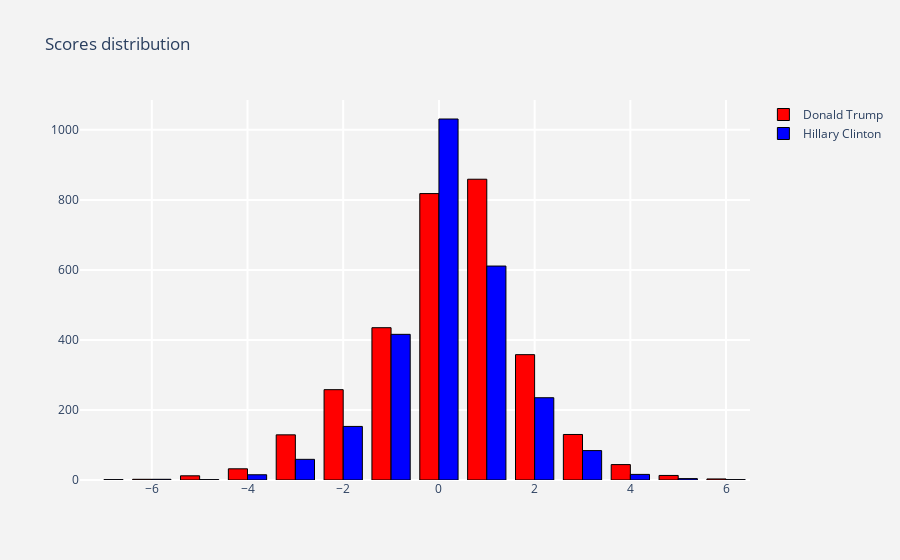

The notebook cell this image was saved under:
### Code cell
score_dist = tweets[tweets["is_retweet"] ==
                    False].groupby("handle")["score"].value_counts().to_frame()
score_dist.columns = ["count"]
score_dist = score_dist.reset_index().sort_values(by = "score",ascending = False)

trace = go.Bar(x = score_dist[score_dist["handle"] == "realDonaldTrump"]["score"],
               y = score_dist[score_dist["handle"] == "realDonaldTrump"]["count"],
               marker = dict(line = dict(width = 1,color = "black"),
                             color = "red"),name = "Donald Trump"
              )

trace1 = go.Bar(x = score_dist[score_dist["handle"] == "HillaryClinton"]["score"],
                y = score_dist[score_dist["handle"] == "HillaryClinton"]["count"],
                marker = dict(line = dict(width = 1,color = "black"),
                             color = "blue"),name = "Hillary Clinton"
              )
layout = go.Layout(dict(title = "Scores distribution",
                        plot_bgcolor  = "rgb(243,243,243)",
                        paper_bgcolor = "rgb(243,243,243)",
                        xaxis = dict(gridcolor = 'rgb(255, 255, 255)',
                                     gridwidth = 2),
                        yaxis = dict(gridcolor = 'rgb(255, 255, 255)',
                                     gridwidth = 2),
                        )
                  )
fig = go.Figure(data = [trace,trace1],layout = layout)
py.iplot(fig)

### Figure 1 — Plotly figure (JSON) as saved in the notebook; plotly's stock layout.template omitted (floating-point values rounded to 4 significant figures)
{"data": [{"marker": {"color": "red", "line": {"color": "black", "width": 1}}, "name": "Donald Trump", "type": "bar", "x": [6, 5, 4, 3, 2, 1, 0, -1, -2, -3, -4, -5, -6], "y": [3, 13, 44, 130, 358, 859, 818, 435, 258, 129, 32, 12, 2]}, {"marker": {"color": "blue", "line": {"color": "black", "width": 1}}, "name": "Hillary Clinton", "type": "bar", "x": [6, 5, 4, 3, 2, 1, 0, -1, -2, -3, -4, -5, -6, -7], "y": [1, 4, 16, 84, 235, 611, 1031, 416, 153, 59, 15, 1, 2, 1]}], "layout": {"paper_bgcolor": "rgb(243,243,243)", "plot_bgcolor": "rgb(243,243,243)", "title": {"text": "Scores distribution"}, "xaxis": {"gridcolor": "rgb(255, 255, 255)", "gridwidth": 2}, "yaxis": {"gridcolor": "rgb(255, 255, 255)", "gridwidth": 2}}}
